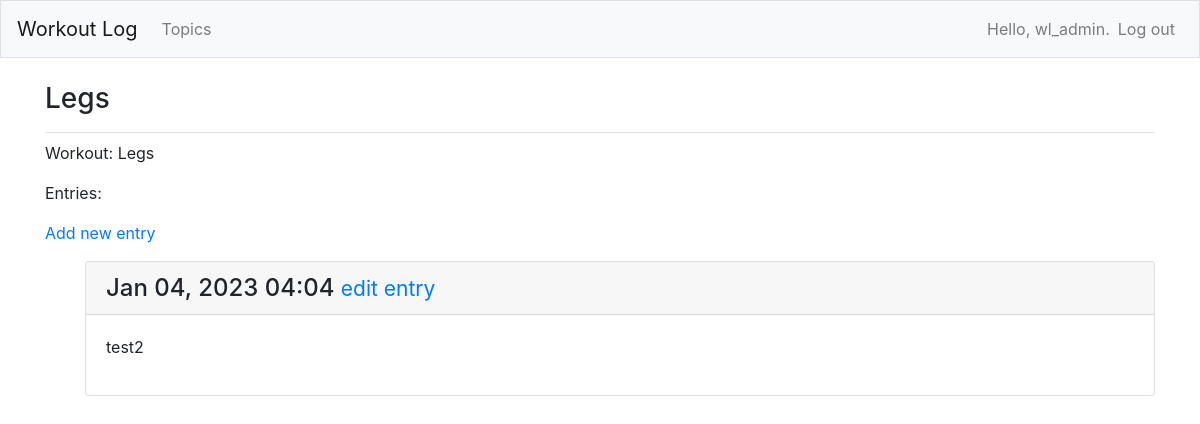
Before: /workouts/2/ (signed in) with the older database file.
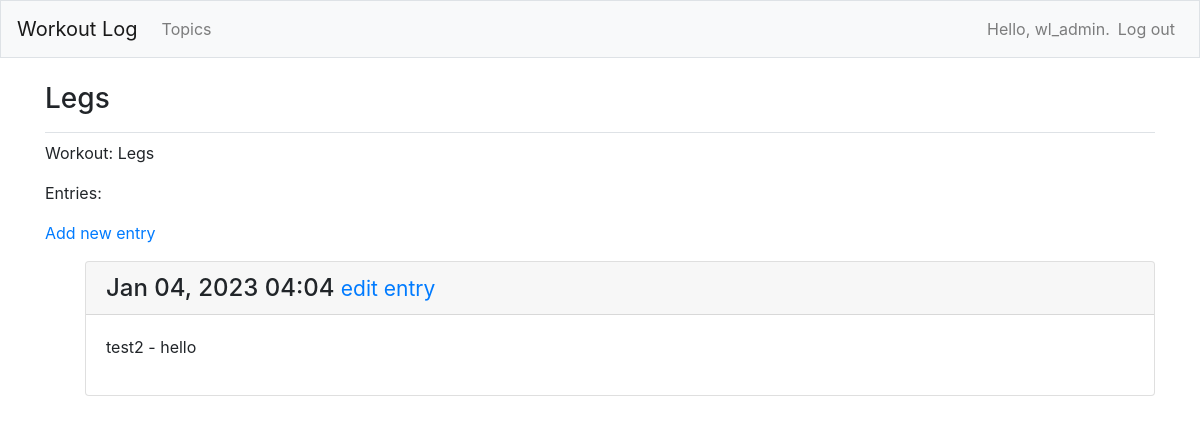
After: the same page with the newer database file.
### workout_logs/models.py (models this page shows, shortened)
class Entry(models.Model):
    workout = models.ForeignKey(Workout, on_delete=models.CASCADE)
    text = models.TextField()#null=True)
    date_added = models.DateTimeField(auto_now_add=True)
    class Meta:
        verbose_name_plural = 'entries'

### workout_logs/views.py (the view)
# urls.py: path('workouts/<int:workout_id>/', views.workout, name = "workout"),
@login_required
def workout(request, workout_id):
    workout = Workout.objects.get(id=workout_id)#, null=True)
    if workout.owner != request.user:
        raise Http404
    entries = workout.entry_set.order_by('-date_added')
    context = {'workout': workout, 'entries': entries}
    return render(request, 'workout_logs/workout.html', context)

### workout_logs/models.py (called while the page is built)
    def __str__(self):
        return self.text

### workout_logs/templates/workout_logs/workout.html
{% extends 'workout_logs/base.html' %}
{% block page_header %}
  <h3>{{ workout }}</h3>
{% endblock page_header %}
{% block content %}
  <p>Workout: {{ workout}}</p>
  <p>Entries:</p>
  <p>
    <a href="{% url 'workout_logs:new_entry' workout.id %}">Add new entry</a>
  </p>
  <ul>
  {% for entry in entries %}
  <div class="card mb-3">
    <h4 class="card-header">
      {{ entry.date_added|date:'M d, Y H:i' }}
      <small><a href="{% url 'workout_logs:edit_entry' entry.id %}">
          edit entry</a></small>
    </h4>
    <div class="card-body">
      {{ entry.text|linebreaks }}
    </div>
  </div>
  {% empty %}
     <p> There are no entries for this workout yet.</p>
  {% endfor %}
  </ul>
{% endblock content %}

Changed rows visible on the page:
changed Entry: text "test2" → "test2 - hello"
